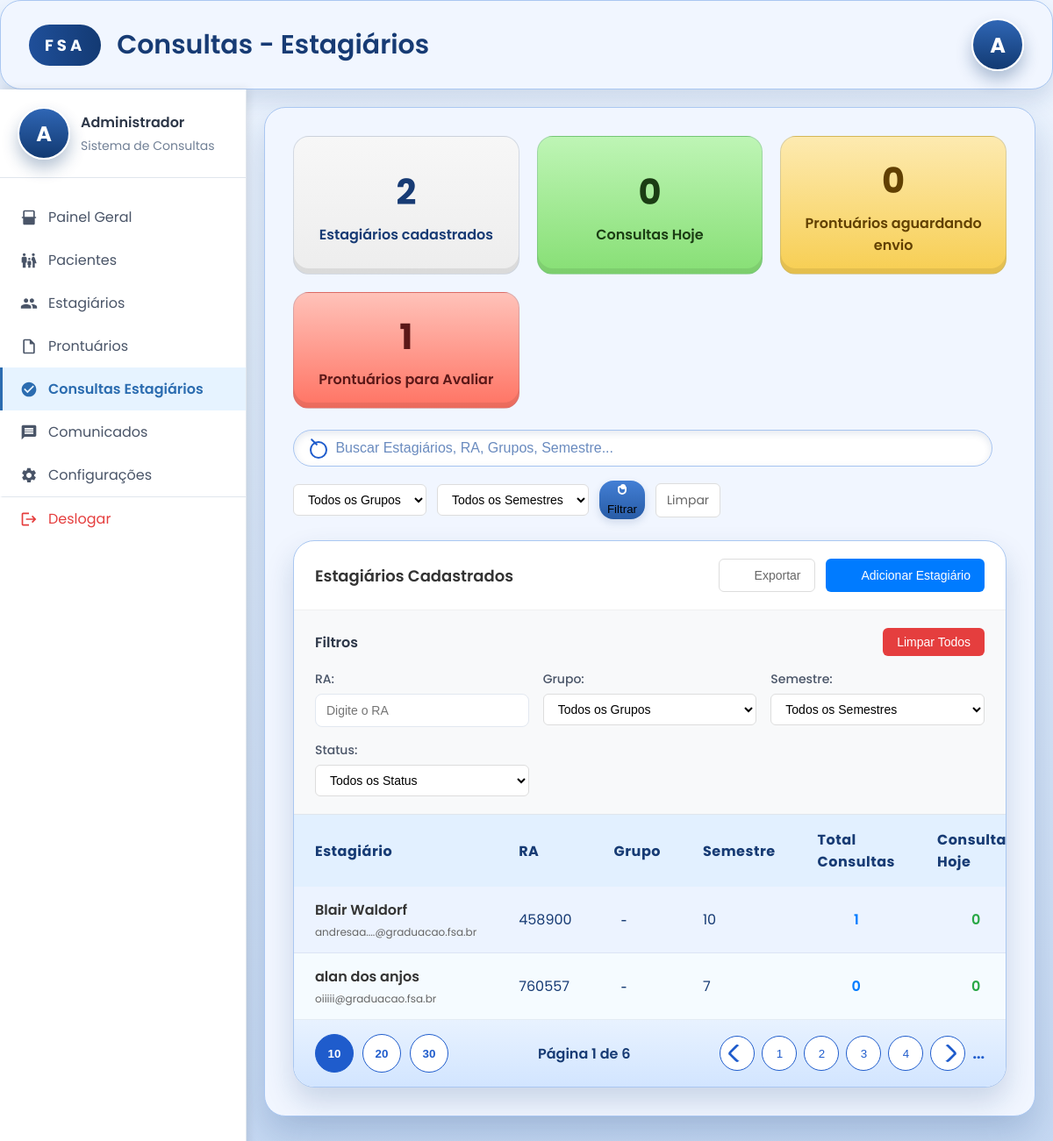
The page /admin/consultas (signed in) on the database its author committed.
### models.py (models this page shows, shortened)
class Estagiario(db.Model):
    id = db.Column(db.Integer, primary_key=True)
    nome = db.Column(db.String(100), nullable=False)
    data_nascimento = db.Column(db.Date, nullable=False)
    RA = db.Column(db.String(10), unique=True, nullable=False)  # Único
    cpf = db.Column(db.String(14), unique=True, nullable=False)  # Único
    telefone_aluno = db.Column(db.String(20), unique=True, nullable=False)  # Único
    emailfsa = db.Column(db.String(100), unique=True, nullable=False)  # Único entre todos
    curso_periodo = db.Column(db.String(50), nullable=False)
    senha = db.Column(db.String(200), nullable=False)
    agendamentos = db.relationship('Agendamento', backref='estagiario', lazy=True)
    disponibilidades = db.relationship('Disponibilidade', backref='estagiario', lazy=True)

### views.py (the view)
@app.route('/admin/consultas', methods=['GET'])
def admin_consultas_estagiarios():
    print("DEBUG: Acessando a rota /admin/consultas.")
    if 'logged_in' not in session or session.get('user_type') != 'mestre':
        flash('Acesso negado. Por favor, faça login como mestre.', 'error')
        return redirect(url_for('login'))
    termo_busca = request.args.get('busca', '').strip()
    filtro_grupo = request.args.get('grupo', '').strip()
    filtro_semestre = request.args.get('semestre', '').strip()
    query = Estagiario.query
    if termo_busca:
        query = query.filter(
            (Estagiario.nome.ilike(f"%{termo_busca}%")) |
            (Estagiario.RA.ilike(f"%{termo_busca}%")) |
            (Estagiario.emailfsa.ilike(f"%{termo_busca}%"))
        )
    estagiarios_db = query.all()
    hoje_inicio = datetime.datetime.combine(datetime.date.today(), datetime.time.min)
    hoje_fim = datetime.datetime.combine(datetime.date.today(), datetime.time.max)
    estagiarios_view = []
    for e in estagiarios_db:
        total_consultas = Agendamento.query.filter_by(estagiario_id=e.id).count()
        consultas_hoje = Agendamento.query.filter(
            Agendamento.estagiario_id == e.id,
            Agendamento.data_agendamento.isnot(None),
            Agendamento.data_agendamento >= hoje_inicio,
            Agendamento.data_agendamento <= hoje_fim
        ).count()
        semestre = ''
        if getattr(e, 'curso_periodo', None):
            try:
                import re
                match = re.search(r"(\d+)", str(e.curso_periodo))
                semestre = match.group(1) if match else ''
            except Exception:
                semestre = ''
        grupo = ''
        if filtro_grupo and grupo != filtro_grupo:
            continue
        if filtro_semestre and str(semestre) != str(filtro_semestre):
            continue
        estagiarios_view.append({
            'id': e.id,
            'nome': e.nome,
            'email': getattr(e, 'emailfsa', None),
            'ra': getattr(e, 'RA', None),
            'grupo': grupo or None,
            'semestre': str(semestre) if semestre else None,
            'consultas_count': total_consultas,
            'consultas_hoje': consultas_hoje,
        })
    total_estagiarios = len(estagiarios_view)
    consultas_hoje_total = sum(e['consultas_hoje'] for e in estagiarios_view)
    prontuarios_aguardando = Agendamento.query.filter_by(status='confirmado').count()
    prontuarios_avaliar = Agendamento.query.filter_by(status='concluido').count()
    grupos_disponiveis = ['A', 'B', 'C']
    semestres_disponiveis = [str(i) for i in range(1, 9)]
    context = {
        'estagiarios': estagiarios_view,
        'total_estagiarios': total_estagiarios,
        'consultas_hoje': consultas_hoje_total,
        'prontuarios_aguardando': prontuarios_aguardando,
        'prontuarios_avaliar': prontuarios_avaliar,
        'grupos_disponiveis': grupos_disponiveis,
        'semestres_disponiveis': semestres_disponiveis,
        'filtros_ativos': {
            'busca': termo_busca,
            'grupo': filtro_grupo,
            'semestre': filtro_semestre,
        }
    }
    return render_template('consultas_estagiarios.html', **context)

### templates/consultas_estagiarios.html (shortened to what this page needs)
<!DOCTYPE html>
<html lang="pt-BR">
  <head>
    <link rel="stylesheet" href="{{ url_for('static', filename='css/consultas_estagiarios.css') }}" />
    <link rel="stylesheet" href="https://cdnjs.cloudflare.com/ajax/libs/font-awesome/6.0.0/css/all.min.css">
  </head>
  <body>
    <div class="page-shell">
      <header class="header">
        <div class="brand">
          <div class="brand-logo">FSA</div>
          <h1>Consultas - Estagiários</h1>
        </div>
        <div class="user-avatar">A</div>
      </header>
      <div class="container">
        <div class="sidebar">
          <div class="sidebar-header">
            <div class="sidebar-user">
              <div class="user-avatar">A</div>
              <div class="user-info">
                <div class="user-name">Administrador</div>
                <div class="user-role">Sistema de Consultas</div>
              </div>
            </div>
          </div>
          <nav class="sidebar-nav">
            <a href="/aba_admin" class="nav-item">
              <svg xmlns="http://www.w3.org/2000/svg" viewBox="0 0 24 24" class="nav-icon">
                <path d="M3 13h1v7c0 1.1.9 2 2 2h12c1.1 0 2-.9 2-2v-7h1c.6 0 1-.4 1-1s-.4-1-1-1h-1V4c0-1.1-.9-2-2-2H6C4.9 2 4 2.9 4 4v7H3c-.6 0-1 .4-1 1s.4 1 1 1zM6 4h12v7H6V4z"/>
              </svg>
              <span>Painel Geral</span>
            </a>
            <a href="#" class="nav-item" onclick="mostrarPagina('pagina-pacientes')">
              <span>Pacientes</span>
            </a>
            <a href="#" class="nav-item" onclick="mostrarPagina('pagina-estagiarios')">
              <span>Estagiários</span>
            </a>
            <a href="#" class="nav-item" onclick="mostrarPagina('pagina-prontuarios')">
              <svg xmlns="http://www.w3.org/2000/svg" viewBox="0 0 24 24" class="nav-icon">
                <path d="M14 2H6c-1.1 0-2 .9-2 2v16c0 1.1.9 2 2 2h12c1.1 0 2-.9 2-2V8l-6-6zm4 18H6V4h7v5h5v11z"/>
              </svg>
              <span>Prontuários</span>
            </a>
            <a href="/admin/consultas" class="nav-item active">
              <svg xmlns="http://www.w3.org/2000/svg" viewBox="0 0 24 24" class="nav-icon">
                <path d="M12 2C6.48 2 2 6.48 2 12s4.48 10 10 10 10-4.48 10-10S17.52 2 12 2zm-2 15l-5-5 1.41-1.41L10 14.17l7.59-7.59L19 8l-9 9z"/>
              </svg>
              <span>Consultas Estagiários</span>
            </a>
            <a href="#" class="nav-item" onclick="mostrarPagina('pagina-comunicados')">
              <svg xmlns="http://www.w3.org/2000/svg" viewBox="0 0 24 24" class="nav-icon">
                <path d="M20 2H4c-1.1 0-1.99.9-1.99 2L2 22l4-4h14c1.1 0 2-.9 2-2V4c0-1.1-.9-2-2-2zm-2 12H6v-2h12v2zm0-3H6V9h12v2zm0-3H6V6h12v2z"/>
              </svg>
              <span>Comunicados</span>
            </a>
            <a href="#" class="nav-item" onclick="mostrarPagina('pagina-configuracoes')">
              <span>Configurações</span>
            </a>
            <a href="/logout" class="nav-item logout">
              <svg xmlns="http://www.w3.org/2000/svg" viewBox="0 0 24 24" class="nav-icon">
                <path d="M17 7l-1.41 1.41L18.17 11H8v2h10.17l-2.58 2.58L17 17l5-5zM4 5h8V3H4c-1.1 0-2 .9-2 2v14c0 1.1.9 2 2 2h8v-2H4V5z"/>
              </svg>
              <span>Deslogar</span>
            </a>
          </nav>
        </div>
        <div class="content">
          <main class="dashboard">
        <section class="summary" aria-label="Indicadores principais">
          <article class="summary-card neutral">
            <span class="summary-value">{{ total_estagiarios }}</span>
            <span class="summary-label">Estagiários cadastrados</span>
          </article>
          <article class="summary-card success">
            <span class="summary-value">{{ consultas_hoje }}</span>
            <span class="summary-label">Consultas Hoje</span>
          </article>
          <article class="summary-card warning">
            <span class="summary-value">{{ prontuarios_aguardando }}</span>
            <span class="summary-label">Prontuários aguardando envio</span>
          </article>
          <article class="summary-card danger">
            <span class="summary-value">{{ prontuarios_avaliar }}</span>
            <span class="summary-label">Prontuários para Avaliar</span>
          </article>
        </section>
        <section class="search-bar" aria-label="Busca e ações">
          <form method="GET" class="search-form">
            <div class="search-input">
              <span class="icon icon-search" aria-hidden="true"></span>
              <input
                type="search"
                name="busca"
                placeholder="Buscar Estagiários, RA, Grupos, Semestre..."
                aria-label="Buscar estagiários"
                value="{{ filtros_ativos.busca if filtros_ativos.busca else '' }}"
              />
            </div>
            <div class="filter-controls">
              <select name="grupo" class="filter-select">
                <option value="">Todos os Grupos</option>
              </select>
              <select name="semestre" class="filter-select">
                <option value="">Todos os Semestres</option>
              </select>
              <button type="submit" class="filter-button" aria-label="Aplicar filtros">
                <span class="icon icon-filter" aria-hidden="true"></span>
                Filtrar
              </button>
              <a href="/admin/consultas" class="clear-filters" aria-label="Limpar filtros">Limpar</a>
            </div>
          </form>
        </section>
        <section class="table-card" aria-label="Tabela de estagiários">
          <div class="table-header">
            <h2>Estagiários Cadastrados</h2>
            <div class="table-actions">
              <button type="button" class="btn btn-outline" onclick="exportarDados()">
                <span class="icon icon-download" aria-hidden="true"></span>
                Exportar
              </button>
              <button type="button" class="btn btn-primary" onclick="adicionarEstagiario()">
                <span class="icon icon-plus" aria-hidden="true"></span>
                Adicionar Estagiário
              </button>
            </div>
          </div>
          <div class="filters-section">
            <div class="filters-header">
              <h3>Filtros</h3>
              <button type="button" class="clear-all-filters" onclick="limparTodosFiltros()">
                Limpar Todos
              </button>
            </div>
            <div class="filters-grid">
              <div class="filter-group">
                <label for="filter-ra">RA:</label>
                <input type="text" id="filter-ra" class="filter-input" placeholder="Digite o RA">
              </div>
              <div class="filter-group">
                <label for="filter-grupo">Grupo:</label>
                <select id="filter-grupo" class="filter-select">
                  <option value="">Todos os Grupos</option>
                </select>
              </div>
              <div class="filter-group">
                <label for="filter-semestre">Semestre:</label>
                <select id="filter-semestre" class="filter-select">
                  <option value="">Todos os Semestres</option>
                </select>
              </div>
              <div class="filter-group">
                <label for="filter-status">Status:</label>
                <select id="filter-status" class="filter-select">
                  <option value="">Todos os Status</option>
                </select>
              </div>
            </div>
          </div>
          <table>
            <thead>
              <tr>
                <th scope="col">Estagiário</th>
                <th scope="col">RA</th>
                <th scope="col">Grupo</th>
                <th scope="col">Semestre</th>
                <th scope="col">Total Consultas</th>
                <th scope="col">Consultas Hoje</th>
              </tr>
            </thead>
            <tbody>
              {% for estagiario in estagiarios %}
              <tr>
                <td data-label="Estagiário">
                  <div class="estagiario-info">
                    <div class="estagiario-nome">{{ estagiario.nome }}</div>
                    <div class="estagiario-email">{{ estagiario.email }}</div>
                  </div>
                </td>
                <td data-label="RA">{{ estagiario.ra }}</td>
                <td data-label="Grupo">
                  {% if estagiario.grupo %}
                  <span class="grupo-badge grupo-{{ estagiario.grupo|lower }}">{{ estagiario.grupo }}</span>
                  {% else %}
                  <span class="grupo-badge">-</span>
                  {% endif %}
                </td>
                <td data-label="Semestre">{{ estagiario.semestre if estagiario.semestre else '-' }}</td>
                <td data-label="Total Consultas" class="consultations">{{ estagiario.consultas_count }}</td>
                <td data-label="Consultas Hoje" class="consultations-today">{{ estagiario.consultas_hoje }}</td>
              </tr>
              {% endfor %}
            </tbody>
          </table>
          <footer class="table-footer">
            <div class="page-size" role="group" aria-label="Quantidade por página">
              <button type="button" class="size-option">10</button>
              <button type="button" class="size-option">20</button>
              <button type="button" class="size-option">30</button>
            </div>
            <span class="pagination-label">Página 1 de 6</span>
            <nav class="pagination" aria-label="Paginação">
              <button type="button" class="page prev" aria-label="Página anterior">
                <span class="icon icon-prev" aria-hidden="true"></span>
              </button>
              <button type="button" class="page number">1</button>
              <button type="button" class="page number">2</button>
              <button type="button" class="page number">3</button>
              <button type="button" class="page number">4</button>
              <button type="button" class="page next" aria-label="Próxima página">
                <span class="icon icon-next" aria-hidden="true"></span>
              </button>
              <span class="ellipsis">...</span>
            </nav>
          </footer>
        </section>
          </main>
        </div>
      </div>
    </div>
  </body>
</html>

### templates/consultas_estagiarios.html (style rules this page uses)
.search-form { display: flex; flex-direction: column; gap: 16px; }
.filter-controls { display: flex; gap: 12px; align-items: center; flex-wrap: wrap; }
.filter-select { padding: 8px 12px; border: 1px solid #ddd; border-radius: 6px; background: white; font-size: 14px; min-width: 150px; }
.clear-filters { color: #666; text-decoration: none; font-size: 14px; padding: 8px 12px; border: 1px solid #ddd; border-radius: 6px; background: white; transition: all 0.2s; }
.table-header { display: flex; justify-content: space-between; align-items: center; padding: 20px 24px; border-bottom: 1px solid #f0f0f0; }
.table-header h2 { font-size: 18px; font-weight: 600; color: #333; margin: 0; }
.table-actions { display: flex; gap: 12px; }
.btn { padding: 10px 16px; border: none; border-radius: 6px; font-weight: 500; cursor: pointer; transition: all 0.2s; display: inline-flex; align-items: center; justify-content: center; gap: 8px; text-decoration: none; font-size: 14px; }
.btn-primary { background: #007bff; color: white; }
.btn-outline { background: transparent; border: 1px solid #ddd; color: #666; }
.estagiario-info { display: flex; flex-direction: column; gap: 4px; }
.estagiario-nome { font-weight: 600; color: #333; }
.estagiario-email { font-size: 12px; color: #666; }
.grupo-badge { padding: 4px 8px; border-radius: 12px; font-size: 12px; font-weight: 600; text-transform: uppercase; }
.consultations { text-align: center; font-weight: 600; color: #007bff; }
.consultations-today { text-align: center; font-weight: 600; color: #28a745; }
.icon { width: 16px; height: 16px; fill: currentColor; }

### rows shown on the page
Estagiario: nome "Blair Waldorf", email "andresaa....@graduacao.fsa.br", ra "458900", semestre "10", consultas_count "1", consultas_hoje "0"
Estagiario: nome "alan dos anjos", email "oiiiii@graduacao.fsa.br", ra "760557", semestre "7", consultas_count "0", consultas_hoje "0"

### other values the page prints
{{ total_estagiarios }} "2"
{{ consultas_hoje }} "0"
{{ prontuarios_aguardando }} "0"
{{ prontuarios_avaliar }} "1"
